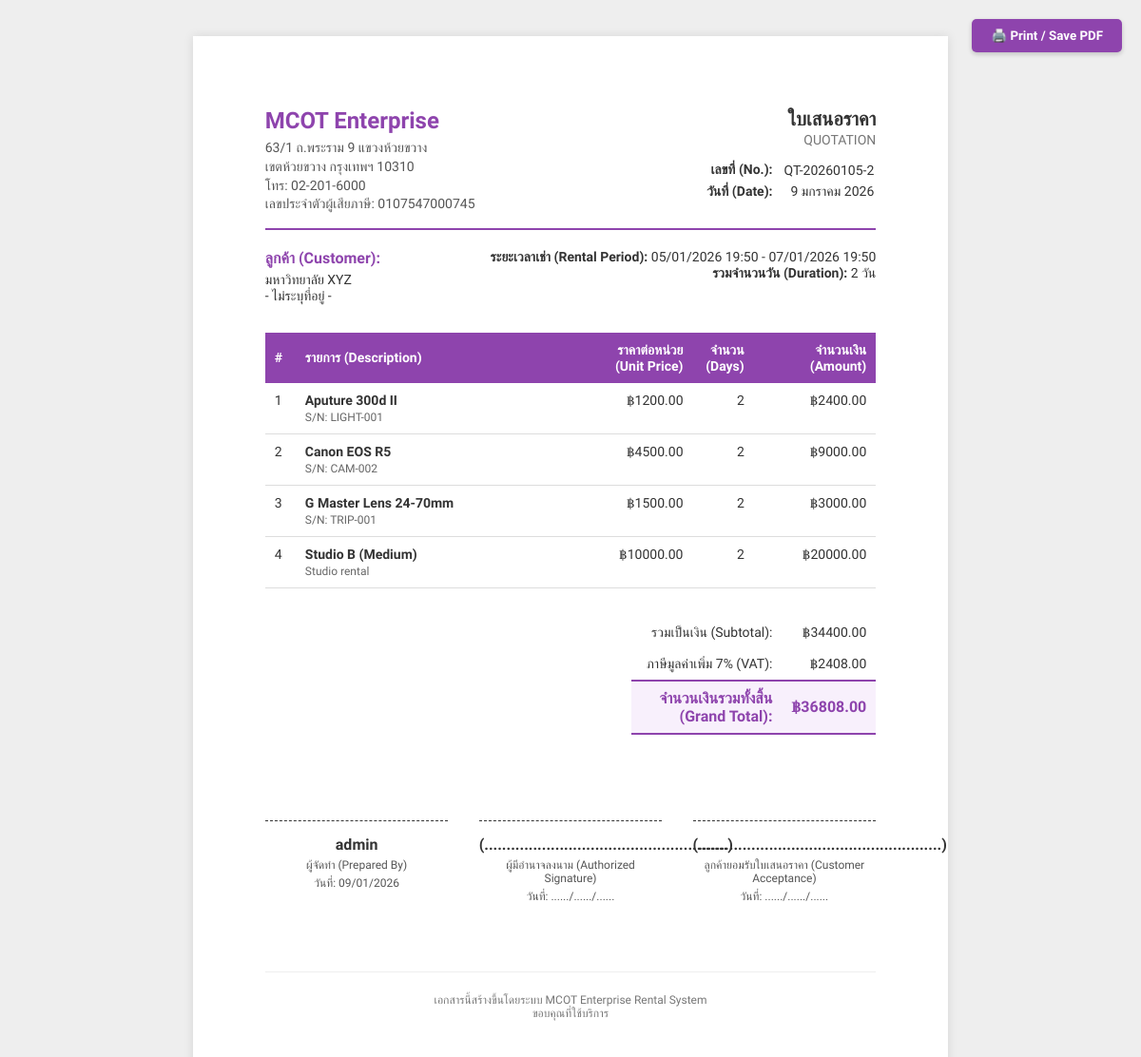
Page /rentals/staff/quotation/2/ (signed in) on the committed database.
### rentals/models.py (models this page shows, shortened)
class Booking(models.Model):
    STATUS_CHOICES = [
        ('draft', 'Draft'),
        ('approved', 'Approved'),
        ('completed', 'Completed'),
    ]
    customer_name = models.CharField(max_length=200, verbose_name="ชื่อลูกค้า")
    customer_address = models.TextField(verbose_name="ที่อยู่ลูกค้า", null=True, blank=True)
    customer_phone = models.CharField(max_length=20, verbose_name="เบอร์โทรศัพท์", null=True, blank=True)
    customer_email = models.EmailField(verbose_name="อีเมล", null=True, blank=True)
    payment_slip = models.ImageField(upload_to='payment_slips/', verbose_name="สลิปโอนเงิน", null=True, blank=True)
    start_time = models.DateTimeField(verbose_name="วันเวลาเริ่มต้น")
    end_time = models.DateTimeField(verbose_name="วันเวลาสิ้นสุด")
    status = models.CharField(
        max_length=20,
        choices=STATUS_CHOICES,
        default='draft',
        verbose_name="สถานะ"
    )
    created_by = models.ForeignKey(
        'auth.User',
        on_delete=models.SET_NULL,
        null=True,
        blank=True,
        verbose_name="จองโดย"
    )
    created_at = models.DateTimeField(auto_now_add=True, verbose_name="สร้างเมื่อ")
    updated_at = models.DateTimeField(auto_now=True, verbose_name="แก้ไขล่าสุด")
    equipment = models.ManyToManyField(
        Equipment,
        blank=True,
        verbose_name="อุปกรณ์",
        related_name='bookings'
    )
    studios = models.ManyToManyField(
        Studio,
        blank=True,
        verbose_name="สตูดิโอ",
        related_name='bookings'
    )
    staff = models.ManyToManyField(
        Staff,
        blank=True,
        verbose_name="พนักงาน",
        related_name='bookings'
    )
    history = HistoricalRecords()
    class Meta:
        verbose_name = "การจอง"
        verbose_name_plural = "การจอง"
        ordering = ['-created_at']

class Product(models.Model):
    CATEGORY_CHOICES = [
        ('camera', 'กล้อง (Camera)'),
        ('lens', 'เลนส์ (Lens)'),
        ('lighting', 'ไฟ (Lighting)'),
        ('sound', 'เสียง (Sound)'),
        ('grip', 'อุปกรณ์ประกอบ (Grip)'),
        ('other', 'อื่นๆ (Other)'),
    ]
    name = models.CharField(max_length=200, verbose_name="ชื่อสินค้า")
    description = models.TextField(verbose_name="รายละเอียด", blank=True, null=True)
    category = models.CharField(
        max_length=50,
        choices=CATEGORY_CHOICES,
        default='other',
        verbose_name="หมวดหมู่"
    )
    image = models.ImageField(upload_to='products/', null=True, blank=True, verbose_name="รูปภาพ")
    price = models.DecimalField(
        max_digits=10,
        decimal_places=2,
        verbose_name="ราคาเช่าต่อวัน"
    )
    quantity = models.IntegerField(default=1, verbose_name="จำนวนทั้งหมด")
    is_active = models.BooleanField(default=True, verbose_name="เปิดให้เช่า")
    class Meta:
        verbose_name = "คลังอุปกรณ์ (Inventory)"
        verbose_name_plural = "คลังอุปกรณ์ (Inventory)"
        ordering = ['name']

class Studio(models.Model):
    name = models.CharField(max_length=200, verbose_name="ชื่อสตูดิโอ")
    description = models.TextField(verbose_name="รายละเอียด", blank=True, null=True)
    image = models.ImageField(upload_to='studios/', null=True, blank=True, verbose_name="รูปภาพ")
    daily_rate = models.DecimalField(
        max_digits=10,
        decimal_places=2,
        verbose_name="ราคาเช่าต่อวัน"
    )
    created_by = models.ForeignKey(
        'auth.User',
        on_delete=models.SET_NULL,
        null=True,
        blank=True,
        verbose_name="เพิ่มโดย"
    )
    history = HistoricalRecords()
    class Meta:
        verbose_name = "สตูดิโอ"
        verbose_name_plural = "สตูดิโอ"
        ordering = ['name']

### rentals/views.py (the view, shortened to what this page needs)
# urls.py: path('staff/quotation/<int:booking_id>/', views.staff_quotation, name='staff_quotation'),
@staff_member_required
def staff_quotation(request, booking_id):
    booking = get_object_or_404(Booking, id=booking_id)
    duration = booking.end_time - booking.start_time
    days = duration.total_seconds() / (24 * 3600)
    if days < 1:
        days = 1
    else:
        days = int(days) + (1 if days % 1 > 0 else 0)
    items = []
    for eq in booking.equipment.all():
        product_name = eq.product.name if eq.product else "Unknown Item"
        product_price = eq.product.price if eq.product else 0
        items.append({
            'name': product_name,
            'details': f"S/N: {eq.serial_number}",
            'price': product_price,
            'total': product_price * days,
            'type': 'Equipment'
        })
    for st in booking.studios.all():
        items.append({
            'name': st.name,
            'details': "Studio rental",
            'price': st.daily_rate,
            'total': st.daily_rate * days,
            'type': 'Studio'
        })
    from decimal import Decimal
    subtotal = sum(item['total'] for item in items)
    vat = subtotal * Decimal('0.07')
    grand_total = subtotal + vat
    context = {
        'booking': booking,
        'items': items,
        'days': int(days),
        'subtotal': subtotal,
        'vat': vat,
        'grand_total': grand_total,
    }
    return render(request, 'rentals/staff/quotation.html', context)

### _backup_phase8/rentals_backup/templates/rentals/staff/quotation.html (shortened to what this page needs)
<!DOCTYPE html>
<html lang="th">
<head>
</head>
<body>
    <button onclick="window.print()" class="print-btn no-print">🖨️ Print / Save PDF</button>
    <div class="page">
        <div class="header">
            <div class="company-info">
                <h1>MCOT Enterprise</h1>
                <p>
                    63/1 ถ.พระราม 9 แขวงห้วยขวาง<br>
                    เขตห้วยขวาง กรุงเทพฯ 10310<br>
                    โทร: 02-201-6000<br>
                    เลขประจำตัวผู้เสียภาษี: 0107547000745
                </p>
            </div>
            <div class="doc-title">
                <h2>ใบเสนอราคา</h2>
                <span class="text-secondary" style="font-size: 14px; color: #777;">QUOTATION</span>
                <div class="doc-details">
                    <table>
                        <tr>
                            <td><strong>เลขที่ (No.):</strong></td>
                            <td>QT-{{ booking.start_time|date:"Ymd" }}-{{ booking.id }}</td>
                        </tr>
                        <tr>
                            <td><strong>วันที่ (Date):</strong></td>
                            <td>{% load i18n %}{% now "j F Y" %}</td>
                        </tr>
                    </table>
                </div>
            </div>
        </div>
        <div class="client-section">
            <div class="client-info">
                <strong>ลูกค้า (Customer):</strong>
                {{ booking.customer_name }}<br>
                {% if booking.customer_address %}
                {{ booking.customer_address|linebreaksbr }}<br>
                {% else %}
                - ไม่ระบุที่อยู่ -<br>
                {% endif %}
            </div>
            <div class="rental-info" style="text-align: right;">
                <strong>ระยะเวลาเช่า (Rental Period):</strong>
                {{ booking.start_time|date:"d/m/Y H:i" }} - {{ booking.end_time|date:"d/m/Y H:i" }}<br>
                <strong>รวมจำนวนวัน (Duration):</strong> {{ days }} วัน
            </div>
        </div>
        <table class="items">
            <thead>
                <tr>
                    <th style="width: 5%;">#</th>
                    <th style="width: 50%;">รายการ (Description)</th>
                    <th style="width: 15%;">ราคาต่อหน่วย<br>(Unit Price)</th>
                    <th style="width: 10%;">จำนวน<br>(Days)</th>
                    <th style="width: 20%;">จำนวนเงิน<br>(Amount)</th>
                </tr>
            </thead>
            <tbody>
                {% for item in items %}
                <tr>
                    <td>{{ forloop.counter }}</td>
                    <td>
                        <strong>{{ item.name }}</strong>
                        {% if item.details %}
                        <div style="font-size: 12px; color: #666; margin-top: 3px;">
                            {{ item.details }}
                        </div>
                        {% endif %}
                    </td>
                    <td>฿{{ item.price|floatformat:2 }}</td>
                    <td>{{ days }}</td>
                    <td>฿{{ item.total|floatformat:2 }}</td>
                </tr>
                {% endfor %}
            </tbody>
        </table>
        <div class="totals-section">
            <table class="totals-table">
                <tr>
                    <td style="text-align: right;">รวมเป็นเงิน (Subtotal):</td>
                    <td style="text-align: right;">฿{{ subtotal|floatformat:2 }}</td>
                </tr>
                <tr>
                    <td style="text-align: right;">ภาษีมูลค่าเพิ่ม 7% (VAT):</td>
                    <td style="text-align: right;">฿{{ vat|floatformat:2 }}</td>
                </tr>
                <tr class="grand-total">
                    <td style="text-align: right;">จำนวนเงินรวมทั้งสิ้น (Grand Total):</td>
                    <td style="text-align: right;">฿{{ grand_total|floatformat:2 }}</td>
                </tr>
            </table>
        </div>
        <div class="signature-section">
            <div class="signature-box">
                <div class="signature-line"></div>
                <strong>{{ user.get_full_name|default:user.username }}</strong>
                <p>ผู้จัดทำ (Prepared By)</p>
                <p>วันที่: {% now "d/m/Y" %}</p>
            </div>
            <div class="signature-box">
                <div class="signature-line"></div>
                <strong>(.......................................................)</strong>
                <p>ผู้มีอำนาจลงนาม (Authorized Signature)</p>
                <p>วันที่: ....../....../......</p>
            </div>
            <div class="signature-box">
                <div class="signature-line"></div>
                <strong>(.......................................................)</strong>
                <p>ลูกค้ายอมรับใบเสนอราคา (Customer Acceptance)</p>
                <p>วันที่: ....../....../......</p>
            </div>
        </div>
        <div class="footer">
            <p>
                เอกสารนี้สร้างขึ้นโดยระบบ MCOT Enterprise Rental System<br>
                ขอบคุณที่ใช้บริการ
            </p>
        </div>
    </div>
</body>
</html>

### _backup_phase8/rentals_backup/templates/rentals/staff/quotation.html (style rules this page uses)
body { margin: 0; padding: 0; font-family: 'Sarabun', sans-serif; background-color: #eee; color: #333; -webkit-print-color-adjust: exact; }
.page { width: 210mm; min-height: 297mm; padding: 20mm; margin: 10mm auto; background: white; box-shadow: 0 0 10px rgba(0, 0, 0, 0.1); box-sizing: border-box; position: relative; }
.header { display: flex; justify-content: space-between; margin-bottom: 20px; border-bottom: 2px solid #8e44ad; padding-bottom: 10px; }
.company-info h1 { color: #8e44ad; margin: 0; font-size: 24px; font-weight: bold; }
.company-info p { margin: 5px 0; font-size: 14px; color: #555; line-height: 1.4; }
.doc-title { text-align: right; }
.doc-title h2 { margin: 0; font-size: 20px; color: #333; text-transform: uppercase; }
.doc-details { margin-top: 10px; font-size: 14px; }
.doc-details table { float: right; }
.doc-details td { text-align: right; padding: 2px 0 2px 10px; }
.client-section { display: flex; justify-content: space-between; margin-bottom: 30px; font-size: 14px; }
.client-info strong { display: block; margin-bottom: 5px; font-size: 16px; color: #8e44ad; }
table.items { width: 100%; border-collapse: collapse; font-size: 14px; margin-bottom: 30px; }
table.items th { background-color: #8e44ad; color: white; padding: 10px; text-align: left; }
table.items td { padding: 10px; border-bottom: 1px solid #ddd; vertical-align: top; }
table.items th:last-child, table.items td:last-child { text-align: right; }
table.items th:nth-child(3), table.items td:nth-child(3), table.items th:nth-child(4), table.items td:nth-child(4) { text-align: right; }
.totals-section { display: flex; justify-content: flex-end; margin-bottom: 50px; }
.totals-table { width: 40%; border-collapse: collapse; }
.totals-table td { padding: 8px 10px; font-size: 14px; }
.totals-table tr.grand-total td { background-color: #f8f0fc; color: #8e44ad; font-weight: bold; font-size: 16px; border-top: 2px solid #8e44ad; border-bottom: 2px solid #8e44ad; }
.signature-section { display: flex; justify-content: space-between; margin-top: 50px; page-break-inside: avoid; }
.signature-box { width: 30%; text-align: center; }
.signature-line { border-bottom: 1px dashed #333; height: 40px; margin-bottom: 15px; }
.signature-box p { font-size: 12px; margin: 5px 0; color: #555; }
.footer { position: absolute; bottom: 20mm; left: 20mm; right: 20mm; text-align: center; font-size: 12px; color: #777; border-top: 1px solid #eee; padding-top: 10px; }
.print-btn { position: fixed; top: 20px; right: 20px; padding: 10px 20px; background: #8e44ad; color: white; border: none; border-radius: 5px; cursor: pointer; font-family: inherit; font-weight: bold; box-shadow: 0 2px 5px rgba(0, 0, 0, 0.2); z-index: 1000; }

### rows in the picture
Booking: start_time "20260105", id "2", customer_name "มหาวิทยาลัย XYZ", start_time "05/01/2026 19:50", end_time "07/01/2026 19:50"
Product: name "Aputure 300d II", price "1200.00"
Product: name "Canon EOS R5", price "4500.00"
Product: name "G Master Lens 24-70mm", price "1500.00"
Studio: name "Studio B (Medium)", price "10000.00"

### other values in the picture
{{ days }} "2"
{{ item.details }} "S/N: LIGHT-001" "S/N: CAM-002" "S/N: TRIP-001" "Studio rental"
{{ days }} "2" "2" "2" "2"
{{ item.total|floatformat:2 }} "2400.00" "9000.00" "3000.00" "20000.00"
{{ subtotal|floatformat:2 }} "34400.00"
{{ vat|floatformat:2 }} "2408.00"
{{ grand_total|floatformat:2 }} "36808.00"
{{ user.get_full_name|default:user.username }} "admin"
